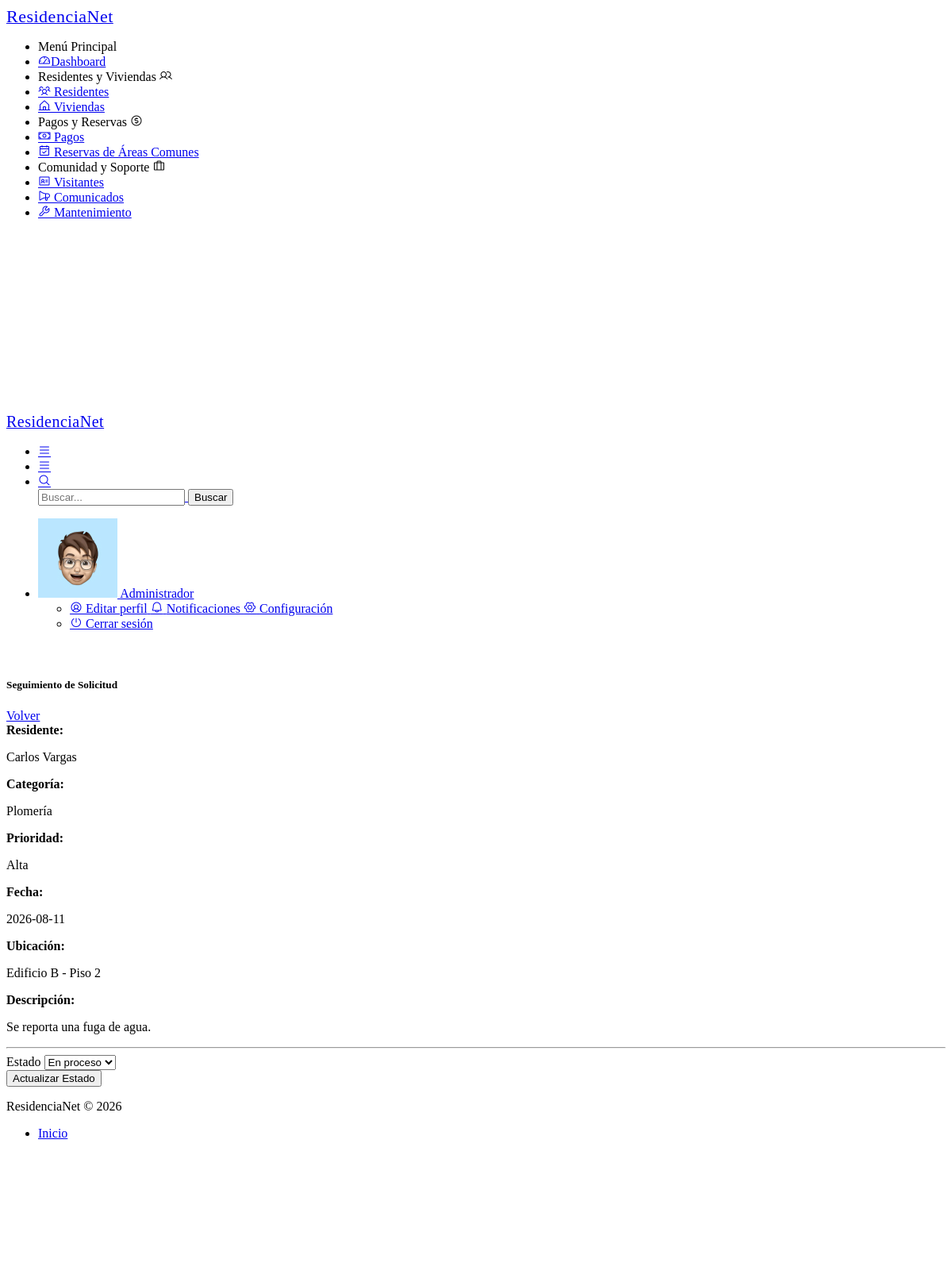
The app's page /mantenimiento/seguimiento/2 (signed in) with its own data.
### tables this page shows
CREATE TABLE IF NOT EXISTS mantenimiento (
    id INT AUTO_INCREMENT PRIMARY KEY,
    residente VARCHAR(100) NOT NULL,
    categoria VARCHAR(50) NOT NULL,
    prioridad ENUM('Baja', 'Media', 'Alta') DEFAULT 'Media',
    descripcion TEXT NOT NULL,
    ubicacion VARCHAR(100),
    fecha DATE NOT NULL,
    estado ENUM('Pendiente', 'En proceso', 'Resuelto') DEFAULT 'Pendiente',
    created_at TIMESTAMP DEFAULT CURRENT_TIMESTAMP
);

### app/core/app.php (called while the page is built, shortened)
<?php
class App {
    protected $method = 'index';
    public function __construct() {
        $url = $this->parseUrl();
        if (isset($url[0]) && file_exists('../app/controllers/' . ucfirst($url[0]) . 'Controller.php')) {
            unset($url[0]);
        }
        $this->controller = new $this->controller;
        if (isset($url[1])) {
            if (method_exists($this->controller, $url[1])) {
                $this->method = $url[1];
                unset($url[1]);
            }
        }
        $this->params = $url ? array_values($url) : [];
        call_user_func_array([$this->controller, $this->method], $this->params);
    }
    public function parseUrl() {
        if (isset($_GET['url'])) {
            return explode('/', filter_var(rtrim($_GET['url'], '/'), FILTER_SANITIZE_URL));
        }
        return [];
    }
}

### public/index.php (called while the page is built, shortened)
<?php
require_once '../app/core/app.php';
require_once '../app/core/controller.php';
$app = new App();

### app/models/Mantenimiento.php (called while the page is built, shortened)
<?php
require_once '../app/config/database.php';
class Mantenimiento {
    private $db;
    public function __construct() {
        $this->db = Database::getInstance()->getConnection();
    }
    public function getById($id) {
        $query = "SELECT * FROM mantenimiento WHERE id = ?";
        $stmt = $this->db->prepare($query);
        $stmt->bind_param("i", $id);
        $stmt->execute();
        $result = $stmt->get_result();
        return $result->fetch_assoc();
    }
}

### app/config/database.php (called while the page is built, shortened)
<?php
class Database {
    private static $instance = null;
    private $conn;
    private function __construct() {
        try {
            $this->conn = new mysqli(DB_HOST, DB_USER, DB_PASS, DB_NAME);
            $this->conn->set_charset("utf8");
        } catch (mysqli_sql_exception $e) {
            die("Error de conexión a la base de datos. Verifica que MySQL esté encendido y la base '" . DB_NAME . "' exista. Detalle: " . $e->getMessage());
        }
    }
    public static function getInstance() {
        if (!self::$instance) {
            self::$instance = new Database();
        }
        return self::$instance;
    }
    public function getConnection() {
        return $this->conn;
    }
}

### app/views/mantenimiento/seguimiento.php (the view, shortened to what this page needs)
<?php
include '../app/views/layouts/header.php';
include '../app/views/layouts/sidebar.php';
include '../app/views/layouts/topbar.php';
$mantenimiento = $data['mantenimiento'];
?>
<div class="pc-container">
    <div class="pc-content">
        <div class="row">
            <div class="col-lg-8 mx-auto">
                <div class="card">
                    <div class="card-header d-flex justify-content-between align-items-center">
                        <h5 class="mb-0">Seguimiento de Solicitud</h5>
                        <a href="<?= BASE_URL ?>/mantenimiento/index" class="btn btn-secondary">
                            Volver
                        </a>
                    </div>
                    <div class="card-body">
                        <div class="row">
                            <div class="col-md-6 mb-3">
                                <strong>Residente:</strong>
                                <p><?= htmlspecialchars($mantenimiento['residente']) ?></p>
                            </div>
                            <div class="col-md-6 mb-3">
                                <strong>Categoría:</strong>
                                <p><?= htmlspecialchars($mantenimiento['categoria']) ?></p>
                            </div>
                            <div class="col-md-6 mb-3">
                                <strong>Prioridad:</strong>
                                <p><?= htmlspecialchars($mantenimiento['prioridad']) ?></p>
                            </div>
                            <div class="col-md-6 mb-3">
                                <strong>Fecha:</strong>
                                <p><?= htmlspecialchars($mantenimiento['fecha']) ?></p>
                            </div>
                            <div class="col-12 mb-3">
                                <strong>Ubicación:</strong>
                                <p><?= htmlspecialchars($mantenimiento['ubicacion']) ?></p>
                            </div>
                            <div class="col-12 mb-3">
                                <strong>Descripción:</strong>
                                <p>
                                    <?= nl2br(htmlspecialchars($mantenimiento['descripcion'])) ?>
                                </p>
                            </div>
                        </div>
                        <hr>
                        <form
                            action="<?= BASE_URL ?>/mantenimiento/seguimiento/<?= $mantenimiento['id'] ?>"
                            method="POST">
                            <div class="mb-3">
                                <label class="form-label">
                                    Estado
                                </label>
                                <select class="form-select" name="estado">
                                    <option
                                        value="En proceso"
                                        <?= $mantenimiento['estado'] == 'En proceso' ? 'selected' : '' ?>>
                                        En proceso
                                    </option>
                                </select>
                            </div>
                            <div class="text-end">
                                <button type="submit" class="btn btn-primary">
                                    Actualizar Estado
                                </button>
                            </div>
                        </form>
                    </div>
                </div>
            </div>
        </div>
    </div>
</div>
<?php
include '../app/views/layouts/footer.php';
include '../app/views/layouts/scripts.php';
?>

### records on screen
mantenimiento: residente "Carlos Vargas", categoria "Plomería", prioridad "Alta", fecha "2026-08-11", ubicacion "Edificio B - Piso 2", descripcion "Se reporta una fuga de agua.", estado "En proceso"

### other values on screen
$_SESSION['user_name'] "Administrador"
